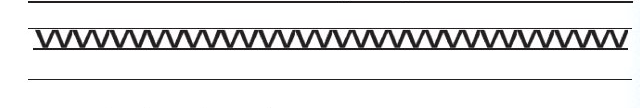
#> input picture images/pg046_im001_source_model_clean.png, 640 x 108 px
$ python create_pg046_models.py
#> lines starting #> are read from the running program, lines starting #| are printed output that depends on the picture; pictures that were not available may be replaced by others from this repository, and a replacement may not be noted
from pathlib import Path

from PIL import Image


ROOT = Path(__file__).resolve().parents[1]
OUT = ROOT / "images"
PDF_PAGE = ROOT / "tmp" / "pdfs" / "page46" / "source-046.png"


def trim_existing(source: str, target: str, box: tuple[int, int, int, int]) -> None:
#> called with source = 'pg046_im001_source_model_clean.png', target = 'pg046_pattern_model.png', box = (22, 0, 636, 96)
    image = Image.open(OUT / source).convert("RGB")
#> image is the input picture: PIL image 640x108 RGB; mean R, G, B 228.8, 228.5, 228.7
    image.crop(box).save(OUT / target, optimize=True)
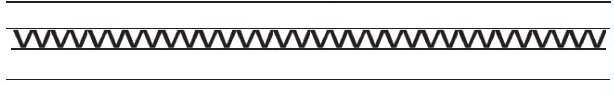
#> saved as pg046_pattern_model.png: PIL image 614x96 RGB; mean R, G, B 224.4, 223.9, 224.2


# Existing extractor assets are already exact PDF crops; remove only surplus
# whitespace so every model has the same clean four-rule footprint.
trim_existing("pg046_im001_source_model_clean.png", "pg046_pattern_model.png", (22, 0, 636, 96))
trim_existing("pg046_im002_source_model_clean.png", "pg046_trace_v_model.png", (18, 0, 636, 98))
#> call 2 of trim_existing, with source = 'pg046_im002_source_model_clean.png', target = 'pg046_trace_v_model.png', box = (18, 0, 636, 98)
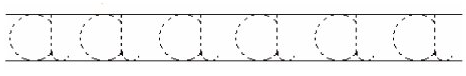
#> input picture images/pg009_im001.png, 466 x 76 px, given in place of pg046_im002_source_model_clean.png, which was not available
#> in trim_existing, image is the input picture: PIL image 466x76 RGB; mean R, G, B 244.4, 244.3, 244.3
#> in trim_existing (call 2), `image.crop(box).save(OUT / target, optimize=True)`:
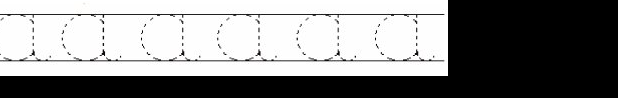
#> saved as pg046_trace_v_model.png: PIL image 618x98 RGB; mean R, G, B 137.3, 137.3, 137.3
trim_existing("pg046_im003_source_model_clean.png", "pg046_syllables_v_model.png", (22, 0, 636, 88))
#> call 3 of trim_existing, with source = 'pg046_im003_source_model_clean.png', target = 'pg046_syllables_v_model.png', box = (22, 0, 636, 88)
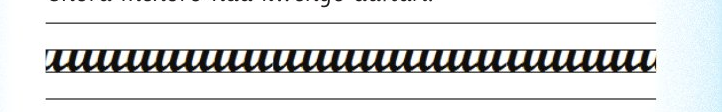
#> input picture images/pg012_im001.png, 722 x 112 px, given in place of pg046_im003_source_model_clean.png, which was not available
#> in trim_existing, image is the input picture: PIL image 722x112 RGB; mean R, G, B 223.9, 224.9, 224.7
#> in trim_existing (call 3), `image.crop(box).save(OUT / target, optimize=True)`:
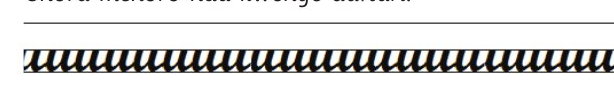
#> saved as pg046_syllables_v_model.png: PIL image 614x88 RGB; mean R, G, B 215.6, 215.2, 214.3
trim_existing("pg046_im004_source_model_clean.png", "pg046_words_v_model.png", (22, 0, 636, 88))

# The individual-letter row was represented as OCR text in the conversion.
# Keep the authentic handwriting by cropping that exact row from PDF page 46.
page = Image.open(PDF_PAGE).convert("RGB")
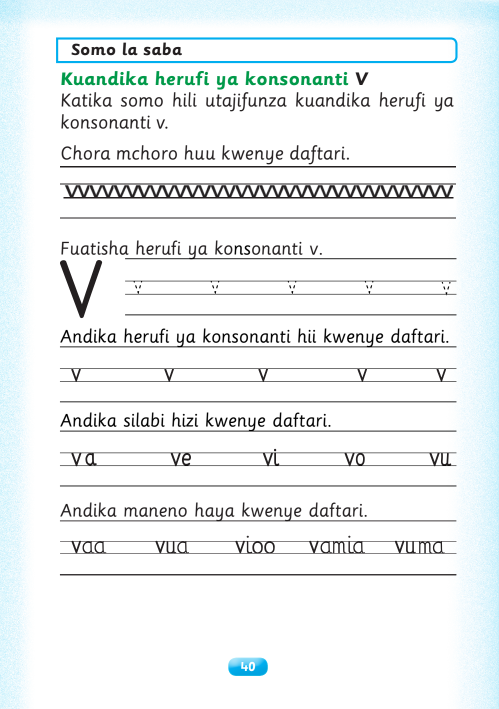
#> input picture tmp/pdfs/page46/source-046.png, 998 x 1418 px (shown at 1/2 size)
#> page is the input picture: PIL image 998x1418 RGB; mean R, G, B 236.4, 240.9, 242
page.crop((118, 708, 914, 808)).save(OUT / "pg046_letter_v_model.png", optimize=True)
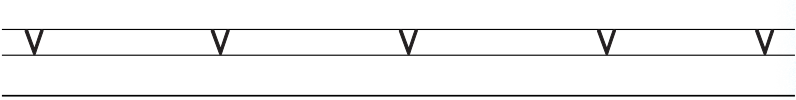
#> saved as pg046_letter_v_model.png: PIL image 796x100 RGB; mean R, G, B 242.5, 242.5, 242.5
